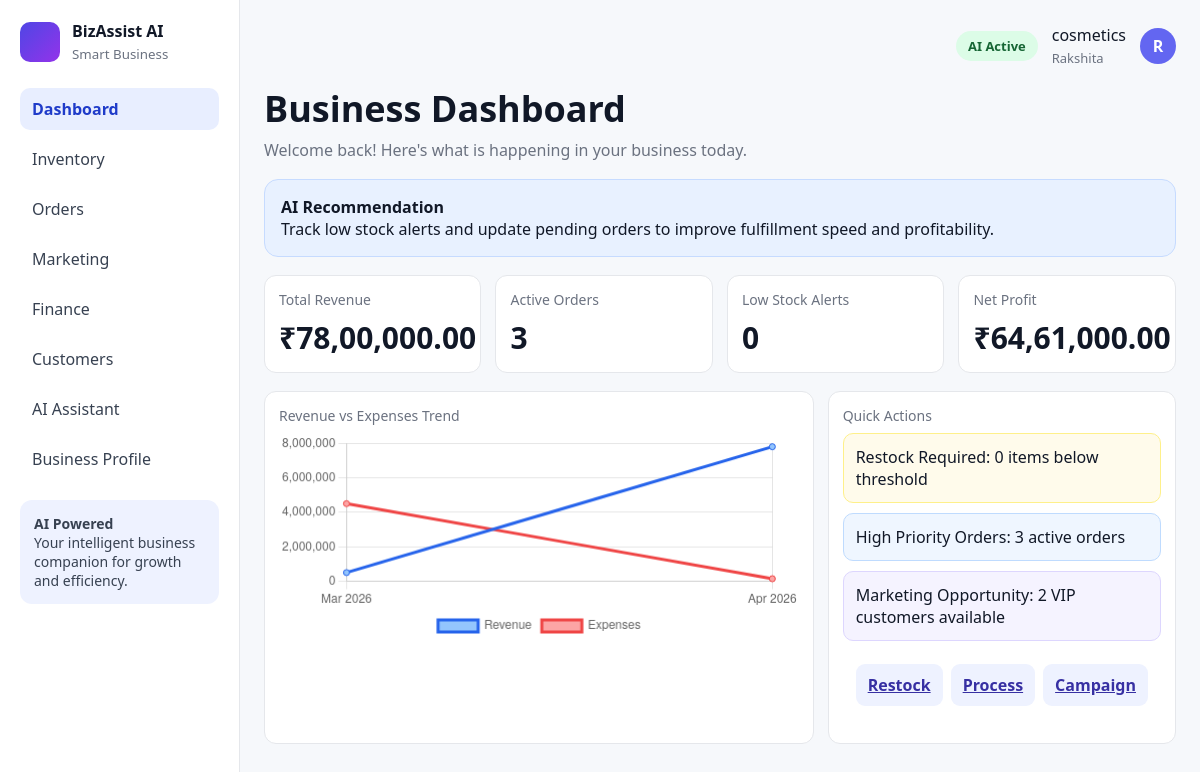
The app's page /dashboard (signed in), older data.
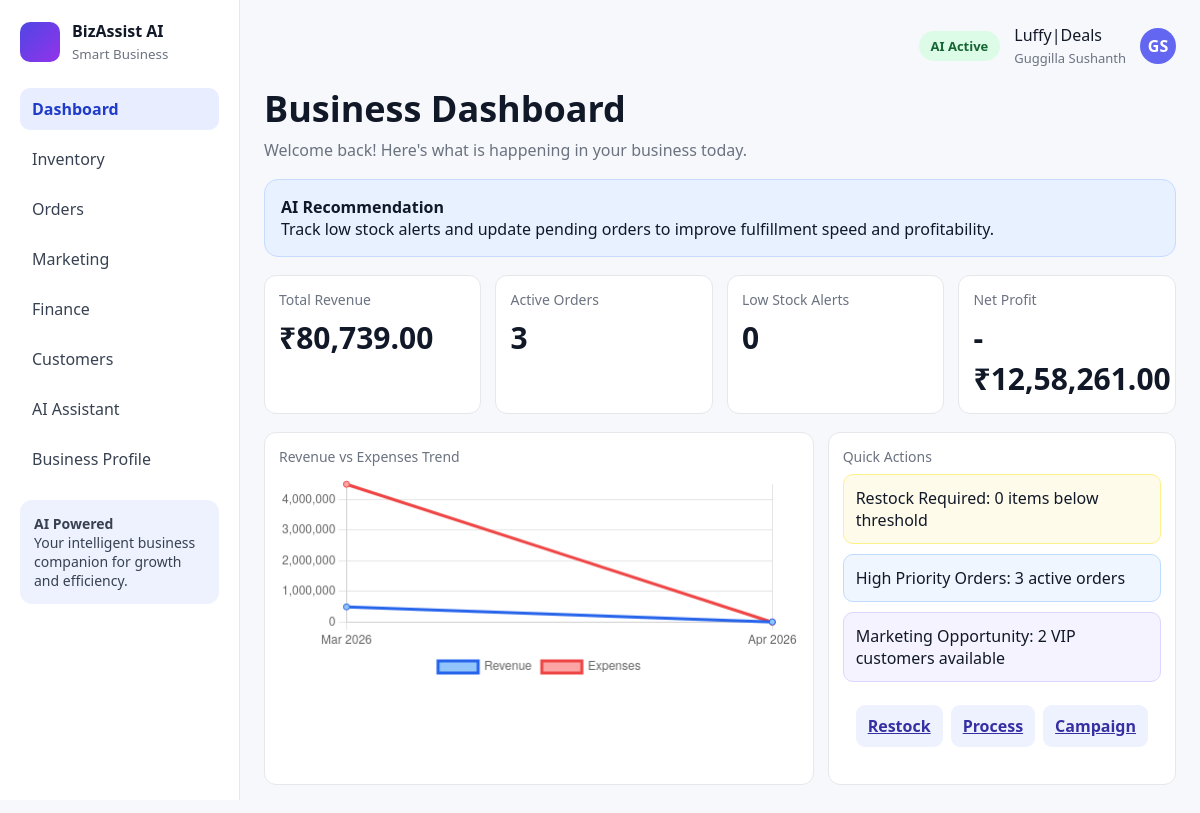
The same page, newer data.
### tables this page shows
CREATE TABLE business_profile (
            id INTEGER PRIMARY KEY CHECK (id = 1),
            owner_name TEXT NOT NULL,
            business_name TEXT NOT NULL,
            email TEXT NOT NULL,
            phone TEXT NOT NULL,
            business_type TEXT NOT NULL,
            monthly_revenue REAL NOT NULL DEFAULT 0,
            monthly_expenses REAL NOT NULL DEFAULT 0,
            marketing_spend REAL NOT NULL DEFAULT 0,
            growth_target REAL NOT NULL DEFAULT 0
        , account_type TEXT NOT NULL DEFAULT 'business', location TEXT NOT NULL DEFAULT '');

### app.py (the view)
@app.route("/dashboard")
def dashboard():
    if not business_profile_required():
        return redirect(url_for("root"))
    redir = require_business_user()
    if redir:
        return redir
    conn = get_db_connection()
    profile = get_business_profile(conn)
    metrics = query_metrics(conn)
    month_labels, revenue_series, expense_series = get_chart_series(conn, profile)
    conn.close()
    return render_template(
        "dashboard.html",
        active_page="dashboard",
        metrics=metrics,
        month_labels=month_labels,
        revenue_series=revenue_series,
        expense_series=expense_series,
    )

### app.py (called while the page is built)
def get_db_connection():
    conn = sqlite3.connect("database.db")
    conn.row_factory = sqlite3.Row
    return conn

def format_inr(value):
    try:
        amount = float(value or 0)
    except (TypeError, ValueError):
        amount = 0
    sign = "-" if amount < 0 else ""
    amount = abs(amount)
    integer = int(amount)
    decimal = f"{amount:.2f}".split(".")[1]
    s = str(integer)
    if len(s) > 3:
        head = s[:-3]
        tail = s[-3:]
        chunks = []
        while len(head) > 2:
            chunks.insert(0, head[-2:])
            head = head[:-2]
        if head:
            chunks.insert(0, head)
        s = ",".join(chunks + [tail])
    return f"{sign}₹{s}.{decimal}"

def month_label(month_key):
    return datetime.strptime(month_key, "%Y-%m").strftime("%b %Y")

def get_business_profile(conn):
    return conn.execute("SELECT * FROM business_profile WHERE id = 1").fetchone()

def get_account_type(profile):
    if not profile:
        return None
    try:
        raw = profile["account_type"]
    except (KeyError, IndexError):
        raw = None
    t = (raw or "business").strip().lower()
    return t if t in ("business", "personal") else "business"

### templates/dashboard.html (shortened to what this page needs)
{% extends "base.html" %}
{% block content %}
<h1 class="page-title">Business Dashboard</h1>
<p class="page-subtitle">Welcome back! Here's what is happening in your business today.</p>
<div class="ai-box">
    <b>AI Recommendation</b>
    <p>Track low stock alerts and update pending orders to improve fulfillment speed and profitability.</p>
</div>
<div class="cards">
    <div class="card"><h3>Total Revenue</h3><div class="metric">{{ metrics.revenue|inr }}</div></div>
    <div class="card"><h3>Active Orders</h3><div class="metric">{{ metrics.active_orders }}</div></div>
    <div class="card"><h3>Low Stock Alerts</h3><div class="metric">{{ metrics.low_stock }}</div></div>
    <div class="card"><h3>Net Profit</h3><div class="metric">{{ metrics.net_profit|inr }}</div></div>
</div>
<div class="row">
    <div class="card">
        <h3 class="section-title">Revenue vs Expenses Trend</h3>
        <canvas id="revenueChart" height="120"></canvas>
    </div>
    <div class="card quick">
        <h3 class="section-title">Quick Actions</h3>
        <div class="warn">Restock Required: {{ metrics.low_stock }} items below threshold</div>
        <div class="info">High Priority Orders: {{ metrics.active_orders }} active orders</div>
        <div class="campaign">Marketing Opportunity: {{ metrics.vip_customers }} VIP customers available</div>
        <div style="margin-top:10px; display:flex; gap:8px;">
            <a class="btn btn-secondary" href="/inventory">Restock</a>
            <a class="btn btn-secondary" href="/orders">Process</a>
            <a class="btn btn-secondary" href="/marketing">Campaign</a>
        </div>
    </div>
</div>
<script>
const labels = {{ month_labels | tojson }};
const revenue = {{ revenue_series | tojson }};
const expenses = {{ expense_series | tojson }};
new Chart(document.getElementById("revenueChart"), {
    type: "line",
    data: {
        labels,
        datasets: [
            { label: "Revenue", data: revenue, borderColor: "#2563eb", backgroundColor: "#93c5fd", tension: 0.35 },
            { label: "Expenses", data: expenses, borderColor: "#ef4444", backgroundColor: "#fca5a5", tension: 0.35 }
        ]
    },
    options: { responsive: true, plugins: { legend: { position: "bottom" } } }
});
</script>
{% endblock %}

### templates/base.html (shortened to what this page needs)
<!DOCTYPE html>
<html lang="en">
<head>
</head>
<body>
<div class="app">
    <aside class="sidebar">
        <div class="logo">
            <div class="logo-icon"></div>
            <div>
                <div><b>BizAssist AI</b></div>
                <small>Smart Business</small>
            </div>
        </div>
        <nav class="nav">
            {% if is_personal_account %}
            <a href="/marketing" class="{{ 'active' if active_page == 'marketing' else '' }}">Local offers</a>
            <a href="/business-profile" class="{{ 'active' if active_page == 'business_profile' else '' }}">My account</a>
            {% else %}
            <a href="/dashboard" class="{{ 'active' if active_page == 'dashboard' else '' }}">Dashboard</a>
            <a href="/inventory" class="{{ 'active' if active_page == 'inventory' else '' }}">Inventory</a>
            <a href="/orders" class="{{ 'active' if active_page == 'orders' else '' }}">Orders</a>
            <a href="/marketing" class="{{ 'active' if active_page == 'marketing' else '' }}">Marketing</a>
            <a href="/finance" class="{{ 'active' if active_page == 'finance' else '' }}">Finance</a>
            <a href="/customers" class="{{ 'active' if active_page == 'customers' else '' }}">Customers</a>
            <a href="/assistant" class="{{ 'active' if active_page == 'assistant' else '' }}">AI Assistant</a>
            <a href="/business-profile" class="{{ 'active' if active_page == 'business_profile' else '' }}">Business Profile</a>
            {% endif %}
        </nav>
        <div class="promo">
            <b>AI Powered</b>
            <p>Your intelligent business companion for growth and efficiency.</p>
        </div>
    </aside>
    <main class="content">
        <div class="topbar">
            <span class="pill">AI Active</span>
            <div>{{ business_name }}<br><span class="muted">{{ owner_name }}</span></div>
            <details class="user-menu">
                <summary title="Account">{{ avatar_text }}</summary>
            </details>
        </div>
        {% block content %}{% endblock %}
    </main>
</div>
</body>
</html>

Row changes from the older to the newer data that the page shows:
changed business_profile: business_name "cosmetics" → "Luffy|Deals"; owner_name "Rakshita" → "Guggilla Sushanth"; revenue|inr "₹78,00,000.00" → (not shown)
Text that changed along with them:
{{ avatar_text }}: "R" → "GS"
{{ metrics.revenue|inr }}: (not shown) → "₹80,739.00"
{{ metrics.net_profit|inr }}: "₹64,61,000.00" → "-₹12,58,261.00"
chart data {{ revenue_series | tojson }}: [500000.0, 7800000.0] → [500000.0, 12121.0]
chart data {{ expense_series | tojson }}: [4500000.0, 145656.0] → [4500000.0, 1.0]
